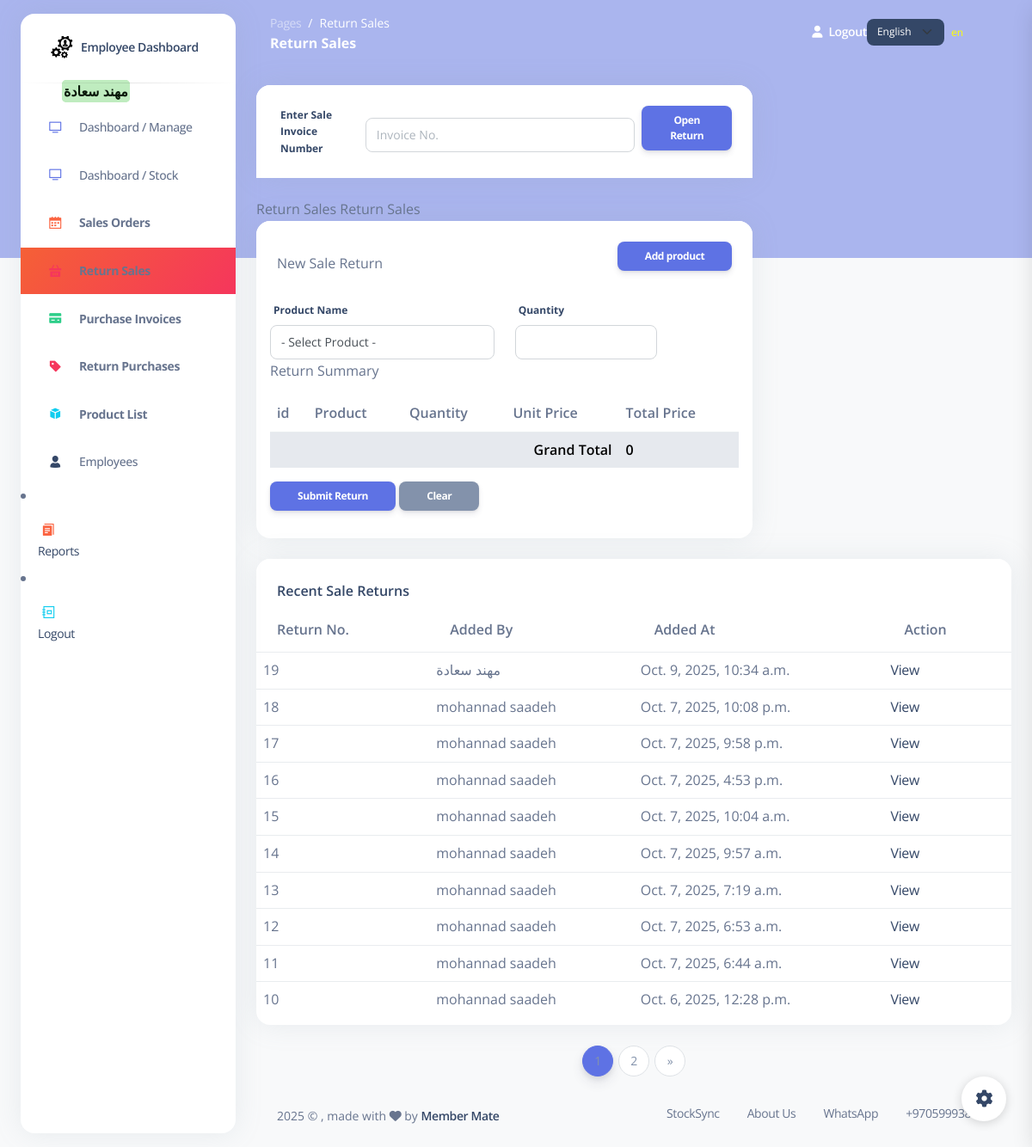
Before: /return_sales (signed in) with the older database file.
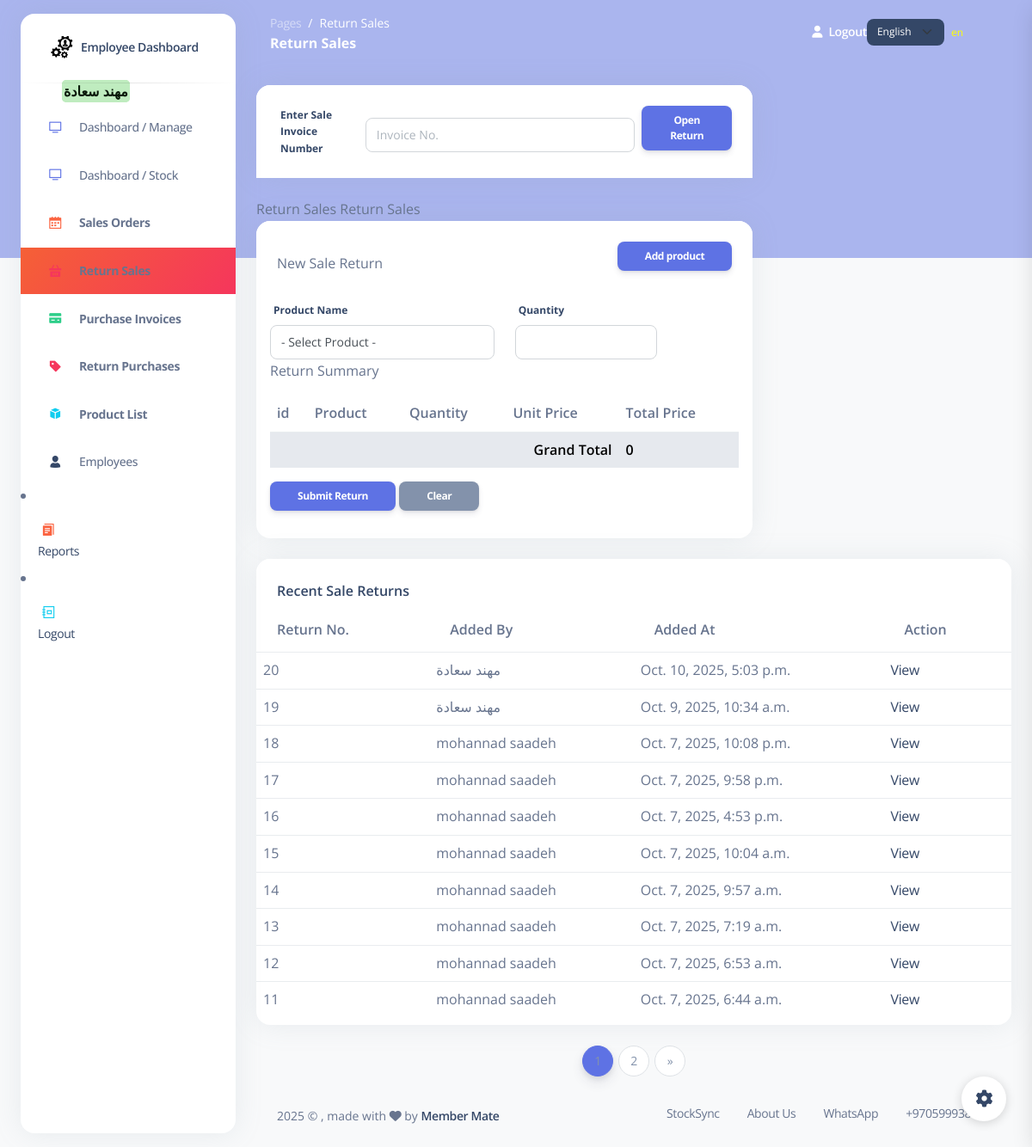
After: the same page with the newer database file.
### my_app/models.py (models this page shows)
class SaleReturn(models.Model):
    sale_order = models.ForeignKey(Sale_order, related_name='sale_returns', on_delete=models.SET_NULL, null=True, blank=True)
    employee = models.ForeignKey(Employee, related_name="sale_returns", on_delete=models.CASCADE)
    total_amount = models.DecimalField(max_digits=10, decimal_places=2, default=0.00)
    grand_total = models.DecimalField(max_digits=10, decimal_places=2, default=0.00)
    created_at = models.DateTimeField(auto_now_add=True)
    updated_at = models.DateTimeField(auto_now=True)

class Employee(models.Model):
    first_name = models.CharField(max_length=255)
    last_name = models.CharField(max_length=255)
    email = models.EmailField(max_length=255)
    DOB = models.DateField()
    password = models.CharField(max_length=255)
    confirm_password = models.CharField(max_length=255)
    is_active = models.BooleanField(default=False)
    created_at = models.DateTimeField(auto_now_add=True)
    updated_at = models.DateTimeField(auto_now=True)
    objects = EmployeeManager()

### my_app/views.py (the view)
# urls.py: path('return_sales', views.display_sale_returns),
def display_sale_returns(request):
    cart = _get_sale_returns_cart(request)
    grand_total = sum(float(item.get('total_price', 0)) for item in cart)
    sale_returns_qs = models.get_all_sale_returns()
    sale_returns_page_number = request.GET.get('sale_returns_page')
    sale_returns_paginator = Paginator(sale_returns_qs, 10)  # 10 items per page
    sale_returns_page = sale_returns_paginator.get_page(sale_returns_page_number)
    context = {
        'sale_returns_cart': cart,
        'products': models.get_all_products(),
        'sale_returns': sale_returns_page,  # Updated to use paginated data
        'employee': models.get_employee_by_id(request.session['employee_id']),
        'grand_total': grand_total,
        'sale_returns_paginator': sale_returns_paginator,
    }
    return render(request, 'return_sales.html', context)

### my_app/models.py (called while the page is built)
def get_employee_by_id(id):
    return Employee.objects.get(id=id)

def get_all_products():
    return Product.objects.all()

def get_all_sale_returns():
    return SaleReturn.objects.all().order_by('-created_at')

### my_app/views.py (called while the page is built)
def _get_sale_returns_cart(request):
    return request.session.get('sale_returns_cart', [])

### my_app/templates/return_sales.html (shortened to what the changed rows need)
{% extends 'layouts/base.html' %}
{% load static %}
{% load i18n %}
{% block content %}
<div class="row">
  <div class="col-8">
    <div class="card mb-4">
      <div class="card-body">
        <form action="/submit_sale_return" method="post">
        <table class="table">
          <tr>
            <th>{% trans "id" %}</th>
            <th>{% trans "Product" %}</th>
            <th>{% trans "Quantity" %}</th>
            <th>{% trans "Unit Price" %}</th>
            <th>{% trans "Total Price" %}</th>
          </tr>
        </table>
        </form>
      </div>
    </div>
  </div>
</div>
<div class="row">
  <div class="col-12">
    <div class="card mb-4">
      <div class="card-body px-0 pt-0 pb-2">
        <div class="table-responsive p-0">
          <table class="table align-items-center mb-0">
            <thead>
              <tr>
                <th>{% trans "Return No." %}</th>
                <th>{% trans "Added by" %}</th>
                <th>{% trans "Added at" %}</th>
                <th>{% trans "Action" %}</th>
              </tr>
            </thead>
            <tbody>
              {% for r in sale_returns %}
              <tr>
                <td>{{ r.id }}</td>
                <td>{{ r.employee.first_name }} {{ r.employee.last_name }}</td>
                <td>{{ r.created_at }}</td>
                <td><a href="/view_return_sale/{{ r.id }}">{% trans "View" %}</a></td>
              </tr>
              {% endfor %}
            </tbody>
          </table>
        </div>
      </div>
    </div>
  </div>
</div>
<div class="pagination-container">
  <nav aria-label="Page navigation">
    <ul class="pagination justify-content-center">
      {% for num in sale_returns.paginator.page_range %}
        <li class="page-item {% if sale_returns.number == num %}active{% endif %}">
          <a class="page-link" href="?sale_returns_page={{ num }}">{{ num }}</a>
        </li>
      {% endfor %}
    </ul>
  </nav>
</div>
{% endblock content %}

Changed rows visible on the page:
no longer on this page (row unchanged): SaleReturn: id "10", employee.first_name "mohannad", employee.last_name "saadeh", created_at "Oct. 6, 2025, 12:28 p.m."
added SaleReturn: id "20", employee.first_name "مهند", employee.last_name "سعادة", created_at "Oct. 10, 2025, 5:03 p.m."
